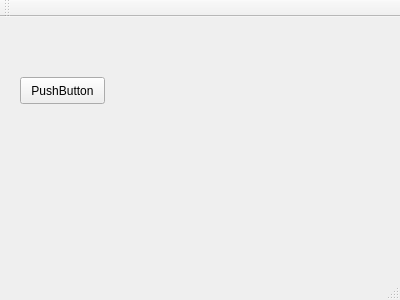
<?xml version="1.0" encoding="UTF-8"?>
<ui version="4.0">
 <class>MainWindow</class>
 <widget class="QMainWindow" name="MainWindow">
  <property name="geometry">
   <rect>
    <x>0</x>
    <y>0</y>
    <width>400</width>
    <height>300</height>
   </rect>
  </property>
  <property name="windowTitle">
   <string>MainWindow</string>
  </property>
  <widget class="QWidget" name="centralWidget">
   <widget class="QPushButton" name="pushButton">
    <property name="geometry">
     <rect>
      <x>20</x>
      <y>60</y>
      <width>85</width>
      <height>27</height>
     </rect>
    </property>
    <property name="text">
     <string>PushButton</string>
    </property>
   </widget>
  </widget>
  <widget class="QMenuBar" name="menuBar">
   <property name="geometry">
    <rect>
     <x>0</x>
     <y>0</y>
     <width>400</width>
     <height>27</height>
    </rect>
   </property>
  </widget>
  <widget class="QToolBar" name="mainToolBar">
   <attribute name="toolBarArea">
    <enum>TopToolBarArea</enum>
   </attribute>
   <attribute name="toolBarBreak">
    <bool>false</bool>
   </attribute>
  </widget>
  <widget class="QStatusBar" name="statusBar"/>
 </widget>
 <layoutdefault spacing="6" margin="11"/>
 <resources/>
 <connections/>
</ui>
